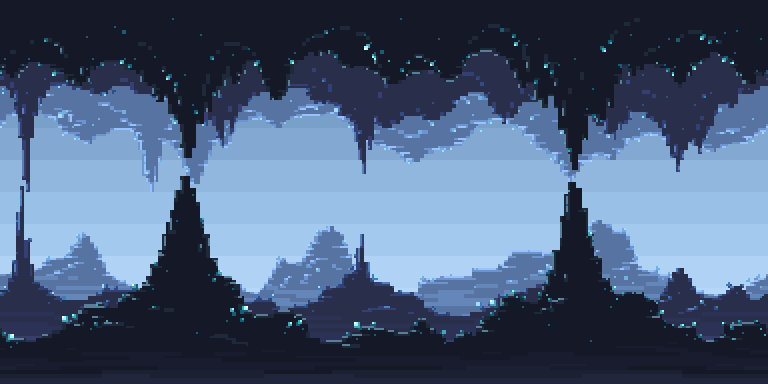
#> input picture Images/crystal_cave_background_by_fellfeline_dektmf0-fullview-1.png.png, 768 x 384 px, found by its file name
$ python recolor_bg.py
#> lines starting #> are read from the running program, lines starting #| are printed output that depends on the picture
#!/usr/bin/env python3
"""Recolour the original crystal-cave level wallpaper from blue to green.

Swaps the green and blue channels (blue rock -> green rock) while leaving the
cyan crystals cyan and preserving the exact structure/brightness of the
original art. Output is the home-screen background.
"""
from PIL import Image

SRC = "Images/crystal_cave_background_by_fellfeline_dektmf0-fullview-1.png.png"
DST = "Images/emerald_cave_bg.png"

src = Image.open(SRC).convert("RGB")
r, g, b = src.split()
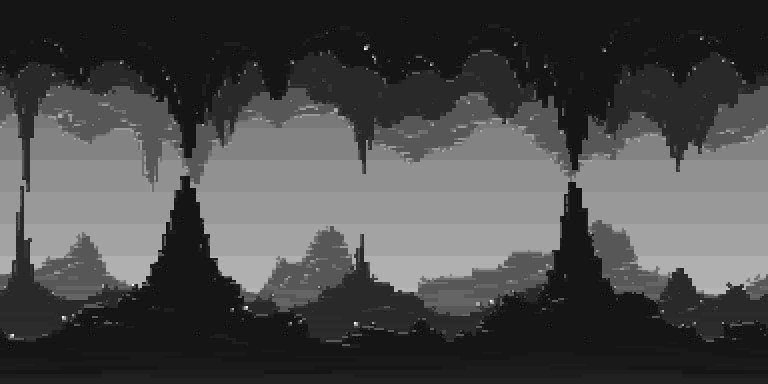
#> r: PIL image 768x384 L; min 0, max 255, mean 74.1
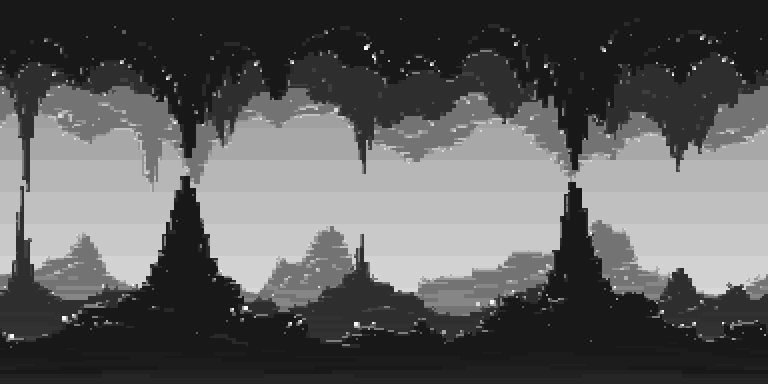
#> g: PIL image 768x384 L; min 3, max 255, mean 92.8
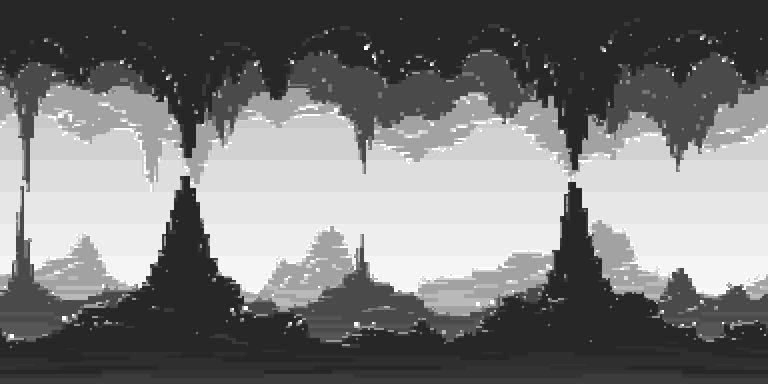
#> b: PIL image 768x384 L; min 18, max 255, mean 122.1
out = Image.merge("RGB", (r, b, g))      # G<->B: blue->green, cyan stays cyan
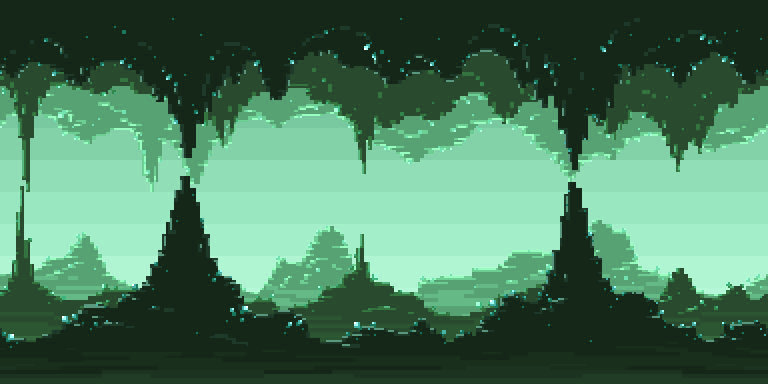
#> out: PIL image 768x384 RGB; mean R, G, B 74.1, 122.1, 92.8
out.save(DST)
print("wrote", DST, out.size)
#| wrote Images/emerald_cave_bg.png (768, 384)
